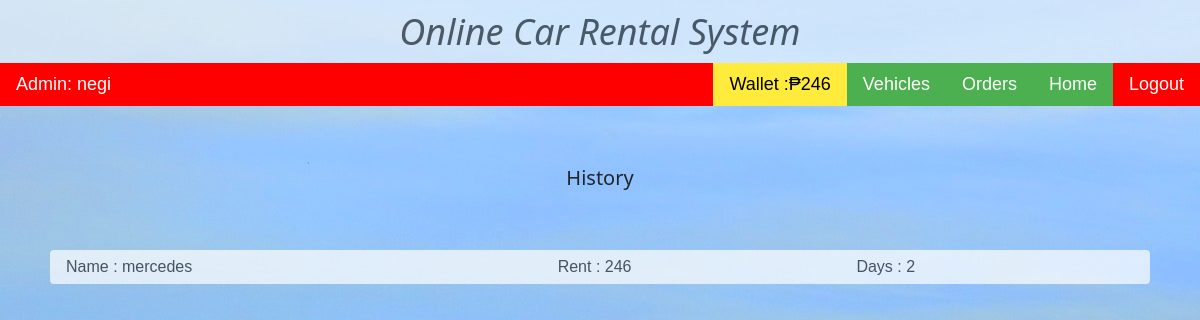
Page /car_dealer_portal/history/ (signed in) on the committed database.
### customer_portal/models.py (models this page shows)
class Orders(models.Model):
    user = models.ForeignKey(User, on_delete=models.PROTECT)
    car_dealer = models.ForeignKey(CarDealer, on_delete=models.PROTECT)
    rent = models.CharField(max_length=8)
    vehicle = models.ForeignKey(Vehicles, on_delete=models.PROTECT)
    days = models.CharField(max_length = 3)
    is_complete = models.BooleanField(default = False)

### car_dealer_portal/models.py (models this page shows)
class Vehicles(models.Model):
    car_name = models.CharField(max_length = 20)
    vehichle_number = models.CharField(max_length = 10)
    dealer = models.ForeignKey(CarDealer, on_delete = models.PROTECT)
    area = models.ForeignKey(Area, on_delete=models.SET_NULL, null = True)
    capacity = models.CharField(max_length = 2)
    is_available = models.BooleanField(default = True)
    rent = models.IntegerField(default=0)

### car_dealer_portal/views.py (the view)
@login_required
def history(request):
    user = User.objects.get(username = request.user)
    car_dealer = CarDealer.objects.get(car_dealer = user)
    orders = Orders.objects.filter(car_dealer = car_dealer)
    order_list = []
    for o in orders:
        order_list.append(o)
    return render(request, 'car_dealer/history.html', {'wallet':car_dealer.wallet, 'order_list':order_list})

### car_dealer_portal/templates/car_dealer/history.html (shortened to what this page needs)
{% extends 'car_dealer/base.html' %}
{% block content %}
<div class="w3-bar w3-black w3-large">
  <div class="w3-bar-item w3-left w3-black">Admin: {{user.username}}</div>
  <a class="w3-bar-item w3-btn w3-black w3-right" href="/car_dealer_portal/logout/">Logout</a>
  <a class="w3-bar-item w3-btn w3-green w3-right " href="/car_dealer_portal/auth/">Home</a>
  <a class="w3-bar-item w3-btn w3-green w3-right" href="/car_dealer_portal/order_list/">Orders</a>
  <a class="w3-bar-item w3-btn w3-green w3-right" href="/car_dealer_portal/manage_vehicles/">Vehicles</a>
  <div class="w3-bar-item w3-yellow w3-right" href="/car_dealer_portal/history/">Wallet :₱{{wallet}}</div>
</div>
<h4 class="w3-center" style="padding-top:50">History</h4>
<div style="padding:50">
<table class="w3-table w3-striped w3-center">
  {% for order in order_list %}
  <tr>
    <td>Name : {{order.vehicle.car_name}}</td>
    <td>Rent : {{order.rent}}</td>
    <td>Days : {{order.days}}</td>
    <td>
    </td>
  </tr>
  {% endfor %}
</table>
</div>
{% endblock %}

### static/css/w3.css (style rules this page uses)
html { box-sizing:border-box }
*,*:before,*:after { box-sizing:inherit }
html { -ms-text-size-adjust:100%;-webkit-text-size-adjust:100% }
body { margin:0 }
a { background-color:transparent;-webkit-text-decoration-skip:objects }
html,body { font-family:Verdana,sans-serif;font-size:15px;line-height:1.5 }
html { overflow-x:hidden }
h4 { font-size:20px }
h1,h2,h3,h4,h5,h6 { font-family:"Segoe UI",Arial,sans-serif;font-weight:400;margin:10px 0 }
a { color:inherit }
.w3-table,.w3-table-all { border-collapse:collapse;border-spacing:0;width:100%;display:table }
.w3-table td,.w3-table th,.w3-table-all td,.w3-table-all th { padding:8px 8px;display:table-cell;text-align:left;vertical-align:top }
.w3-table th:first-child,.w3-table td:first-child,.w3-table-all th:first-child,.w3-table-all td:first-child { padding-left:16px }
.w3-btn,.w3-button { border:none;display:inline-block;padding:8px 16px;vertical-align:middle;overflow:hidden;text-decoration:none;color:inherit;background-color:inherit;text-align:center;cursor:pointer;white-space:nowrap }
.w3-btn,.w3-button { -webkit-touch-callout:none;-webkit-user-select:none;-khtml-user-select:none;-moz-user-select:none;-ms-user-select:none;user-select:none }
.w3-bar { width:100%;overflow:hidden }
.w3-bar .w3-bar-item { padding:8px 16px;float:left;width:auto;border:none;display:block;outline:0 }
.w3-container:after,.w3-container:before,.w3-panel:after,.w3-panel:before,.w3-row:after,.w3-row:before,.w3-row-padding:after,.w3-row-padding:before, .w3-cell-row:before,.w3-cell-row:after,.w3-clear:after,.w3-clear:before,.w3-bar:before,.w3-bar:after { content:"";display:table;clear:both }
.w3-large { font-size:18px!important }
.w3-center { text-align:center!important }
.w3-left { float:left!important }
.w3-right { float:right!important }
.w3-green,.w3-hover-green:hover { color:#fff!important;background-color:#4CAF50!important }
.w3-yellow,.w3-hover-yellow:hover { color:#000!important;background-color:#ffeb3b!important }
.w3-black,.w3-hover-black:hover { color:#fff!important;background-color:red!important }
.w3-table { background-color: white; border-radius: 4px; opacity: 0.7; }

### rows in the picture
Orders: vehicle.car_name "mercedes", rent "246", days "2"

### other values in the picture
{{ user.username }} "negi"
{{ wallet }} "246"
